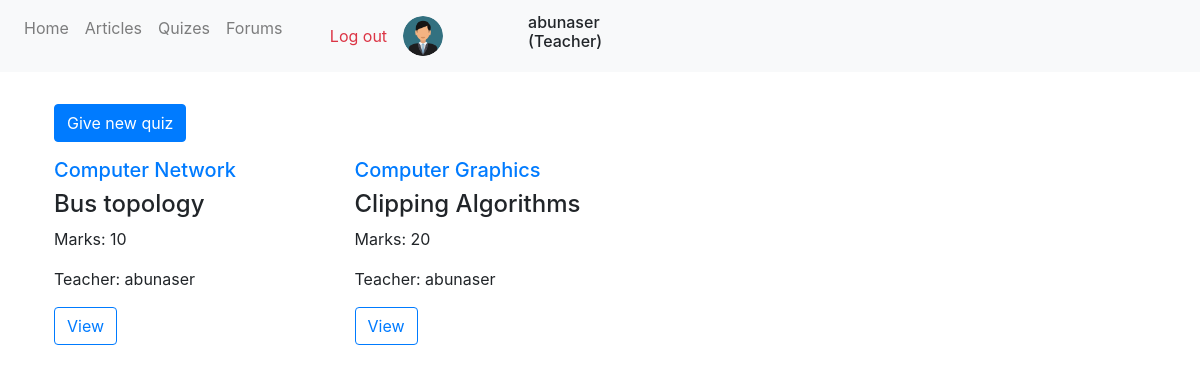
Page /quizes/home/ (signed in) on the committed database.
### App_Accounts/models.py (models this page shows, shortened)
class UserProfile(models.Model):
    user = models.OneToOneField(User, on_delete=models.CASCADE, related_name='user_profile')
    profile_pic = models.ImageField(upload_to='profile_pics', blank=True)
    type = models.CharField(max_length=10)

### App_Quizes/models.py (models this page shows, shortened)
class Quiz(models.Model):
    teacher = models.ForeignKey(User, on_delete=models.CASCADE, related_name='quiz')
    subject = models.CharField(max_length=264, blank=True)
    title = models.CharField(max_length=264, blank=True)
    marks = models.IntegerField(blank=True)
    questions = models.TextField(blank=True)
    upload_date = models.DateField(auto_now_add=True)
    class Meta:
        ordering = ['-upload_date']

### App_Quizes/views.py (the view)
# urls.py: path('home/', views.home, name="home"),
def home(request):
    quizes = Quiz.objects.all()
    context = {'quizes' : quizes}
    return render(request, 'App_Quizes/home.html', context)

### templates/App_Quizes/home.html (shortened to what this page needs)
{% extends 'navbar.html' %}
{% block body_block %}
{% if request.user.user_profile.type == 'Teacher' %}
    <div class="my-3 mx-2">
        <a href="{% url 'App_Quizes:new_quiz' %}" class="btn btn-primary">Give new quiz</a>
    </div>
{% endif %}
<div class="row row-cols-3 my-2">
    {% for quiz in quizes %}
    <div class="col-3 mx-2" style="width: 18rem; min-height: 20rem;">
        <h5 class="text-primary">{{quiz.subject}}</h5>
        <h4 class="">{{quiz.title}}</h4>
        <p class="">Marks: {{quiz.marks}}</p>
        <p class="">Teacher: {{quiz.teacher}}</p>
        <a href="{% url 'App_Quizes:quiz_view' id=quiz.id %}" class="btn btn-outline-primary">View</a>
    </div>
    {% endfor %}
</div>
{% endblock %}

### templates/navbar.html (shortened to what this page needs)
<!DOCTYPE html>
<html lang="en">
<head>
    <link rel="stylesheet" href="https://maxcdn.bootstrapcdn.com/bootstrap/4.4.1/css/bootstrap.min.css">
    <link rel="stylesheet" href="https://cdnjs.cloudflare.com/ajax/libs/font-awesome/4.7.0/css/font-awesome.min.css">
</head>
<body>
    <nav class="navbar navbar-expand-lg navbar-light bg-light">
        <div class="collapse navbar-collapse" id="navbarNav">
          <ul class="navbar-nav">
            <li class="nav-item">
              <a class="nav-link" href="{% url 'home' %}">Home <span class="sr-only">(current)</span></a>
            </li>
            <li class="nav-item">
              <a class="nav-link" href="{% url 'App_Articles:home' %}">Articles <span class="sr-only">(current)</span></a>
            </li>
            <li class="nav-item">
              <a class="nav-link" href="{% url 'App_Quizes:home' %}">Quizes <span class="sr-only">(current)</span></a>
            </li>
            <li class="nav-item">
              <a class="nav-link" href="{% url 'App_Forums:home' %}">Forums <span class="sr-only">(current)</span></a>
            </li>
            <li class="nav-item d-flex align-items-center">
              <a class="nav-link" href="{% url 'App_Accounts:logout' %}"><span class="text-danger">Log out</span> <span class="sr-only">(current)</span></a>
            </li>
            <li class="nav-item row">
              <div class="col">
                {% if user.user_profile.profile_pic %}
                  <a class="nav-link" href="#"><img src="/media/{{user.user_profile.profile_pic}}" height="40px" width="40px" class="rounded-circle"></a>
                {% else %}
                  <a class="nav-link" href="#"><img src="/media/profile_pics/default_user.png" height="40px" width="40px" class="rounded-circle"></a>
                {% endif %}
              </div>
              <div class="col d-flex justify-content-center align-items-center">
                <h6>{{request.user}} ({{request.user.user_profile.type}})</h6>
              </div>
            </li>
          </ul>
        </div>
      </nav>
    <div class="container p-3">
        {% block body_block %} {% endblock %}
    </div>
</body>
</html>

### rows in the picture
Quiz: subject "Computer Network", title "Bus topology", marks "10", teacher "abunaser"
Quiz: subject "Computer Graphics", title "Clipping Algorithms", marks "20", teacher "abunaser"

### other values in the picture
{{ request.user }} "abunaser"
{{ request.user.user_profile.type }} "Teacher"
